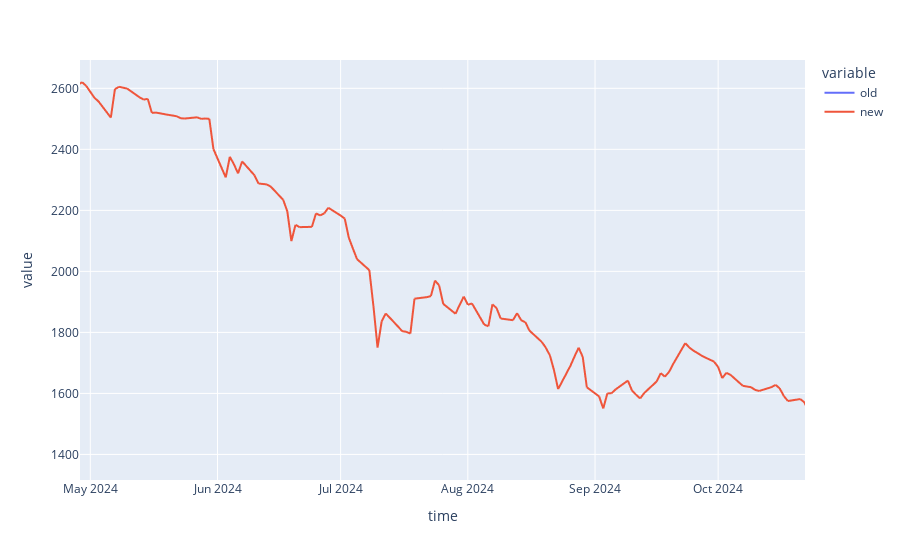

Write notebook code for a chart like this one.
### Code cell
ticker = 'MBNK'
fig = px.line(pd.concat([price_data[ticker2figi[ticker]].rename('old'), adj_price[ticker].rename('new')], axis = 1))
fig.show()

### Figure 1 — Plotly figure (JSON) as saved in the notebook; plotly's stock layout.template omitted (floating-point values rounded to 4 significant figures; data arrays with more than 128 entries replaced by an {"elided": "..."} marker saying what was removed)
{"data": [{"hovertemplate": "variable=old<br>time=%{x}<br>value=%{y}<extra></extra>", "legendgroup": "old", "line": {"color": "#636efa", "dash": "solid"}, "marker": {"symbol": "circle"}, "mode": "lines", "name": "old", "showlegend": true, "type": "scattergl", "x": {"elided": "2514 str values"}, "xaxis": "x", "y": {"elided": "2514 float values"}, "yaxis": "y"}, {"hovertemplate": "variable=new<br>time=%{x}<br>value=%{y}<extra></extra>", "legendgroup": "new", "line": {"color": "#EF553B", "dash": "solid"}, "marker": {"symbol": "circle"}, "mode": "lines", "name": "new", "showlegend": true, "type": "scattergl", "x": {"elided": "2514 str values"}, "xaxis": "x", "y": {"elided": "2514 float values"}, "yaxis": "y"}], "layout": {"autosize": true, "legend": {"title": {"text": "variable"}, "tracegroupgap": 0}, "margin": {"t": 60}, "xaxis": {"anchor": "y", "autorange": false, "domain": [0, 1], "range": ["2024-04-28 11:41:24.1328", "2024-10-22 03:59:06.8635"], "title": {"text": "time"}, "type": "date"}, "yaxis": {"anchor": "x", "autorange": true, "domain": [0, 1], "range": [1316.0, 2693.0], "title": {"text": "value"}, "type": "linear"}}}
